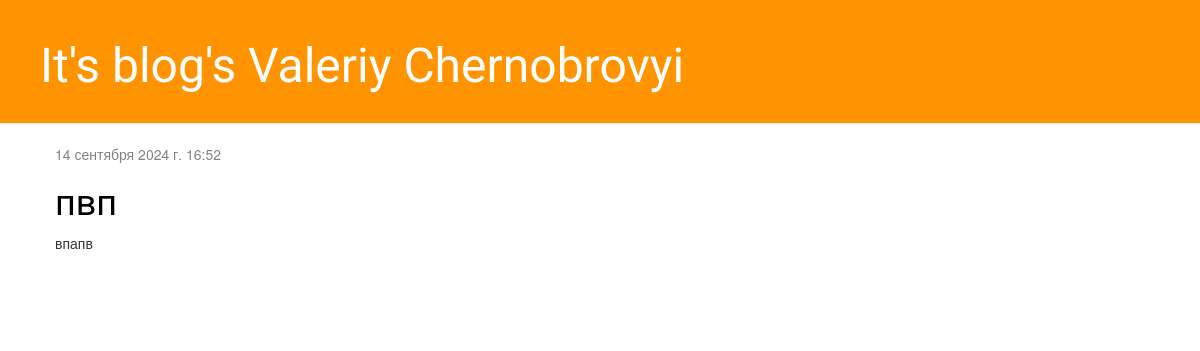
The app's page /, older data.
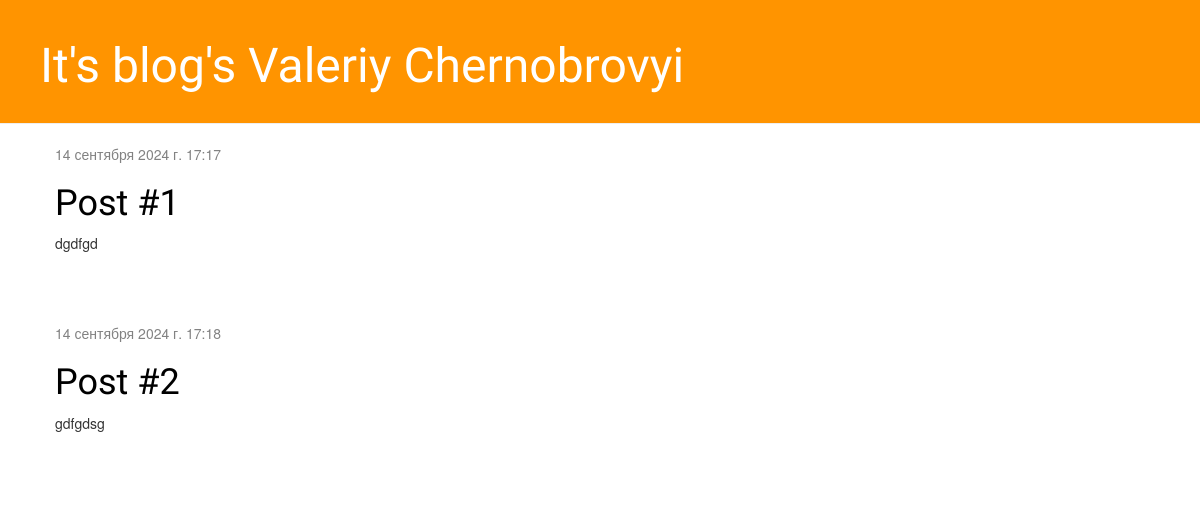
The same page, newer data.
### blog/models.py (models this page shows, shortened)
class Post(models.Model):
    author = models.ForeignKey(settings.AUTH_USER_MODEL, on_delete=models.CASCADE)
    title = models.CharField(max_length=200)
    text = models.TextField()
    created_date = models.DateTimeField(default=timezone.now)
    published_date = models.DateTimeField(blank=True, null=True)

### blog/views.py (the view)
# urls.py: path('', views.post_list, name='post_list'),
def post_list(request):
    posts = Post.objects.filter(published_date__lte=timezone.now()).order_by('published_date')
    return render(request, 'blog/post_list.html', {'posts': posts})

### blog/templates/blog/post_list.html
{% extends 'blog/base.html' %}
{% block content %}
    {% for post in posts %}
        <div class="post">
            <div class="date">
                {{ post.published_date }}
            </div>
            <h1><a href="{% url 'post_detail' pk=post.pk %}">{{ post.title }}</a></h1>
            <p>{{ post.text|linebreaksbr }}</p>
        </div>
    {% endfor %}
{% endblock %}

### blog/templates/blog/base.html (shortened to what this page needs)
{% load static %}
<html>
    <head>
        <link rel="stylesheet" href="//maxcdn.bootstrapcdn.com/bootstrap/3.2.0/css/bootstrap.min.css">
        <link rel="stylesheet" href="//maxcdn.bootstrapcdn.com/bootstrap/3.2.0/css/bootstrap-theme.min.css">
        <link rel="stylesheet" href="{% static 'css/blog.css' %}">
    </head>
    <body>
        <div class="page-header">
            <h1><a href="/">It's blog's Valeriy Chernobrovyi</a></h1>
        </div>
        <div class="content container">
            <div class="row">
                <div class="col-md-8">
                    {% block content %}
                    {% endblock %}
                </div>
            </div>
        </div>
    </body>
</html>

### blog/static/css/blog.css (style rules this page uses)
.page-header { background-color: #ff9400; margin-top: 0; padding: 20px 20px 20px 40px; }
.page-header h1, .page-header h1 a, .page-header h1 a:visited, .page-header h1 a:active { color: #ffffff; font-size: 36pt; text-decoration: none; }
.content { margin-left: 40px; }
h1, h2, h3, h4 { font-family: 'Lobster', cursive; }
.date { color: #828282; }
.post { margin-bottom: 70px; }
.post h1 a, .post h1 a:visited { color: #000000; }

Row changes from the older to the newer data that the page shows:
removed Post: published_date "14 сентября 2024 г. 16:52", title "пвп", text "впапв"
added Post: published_date "14 сентября 2024 г. 17:17", title "Post #1", text "dgdfgd"
added Post: published_date "14 сентября 2024 г. 17:18", title "Post #2", text "gdfgdsg"
